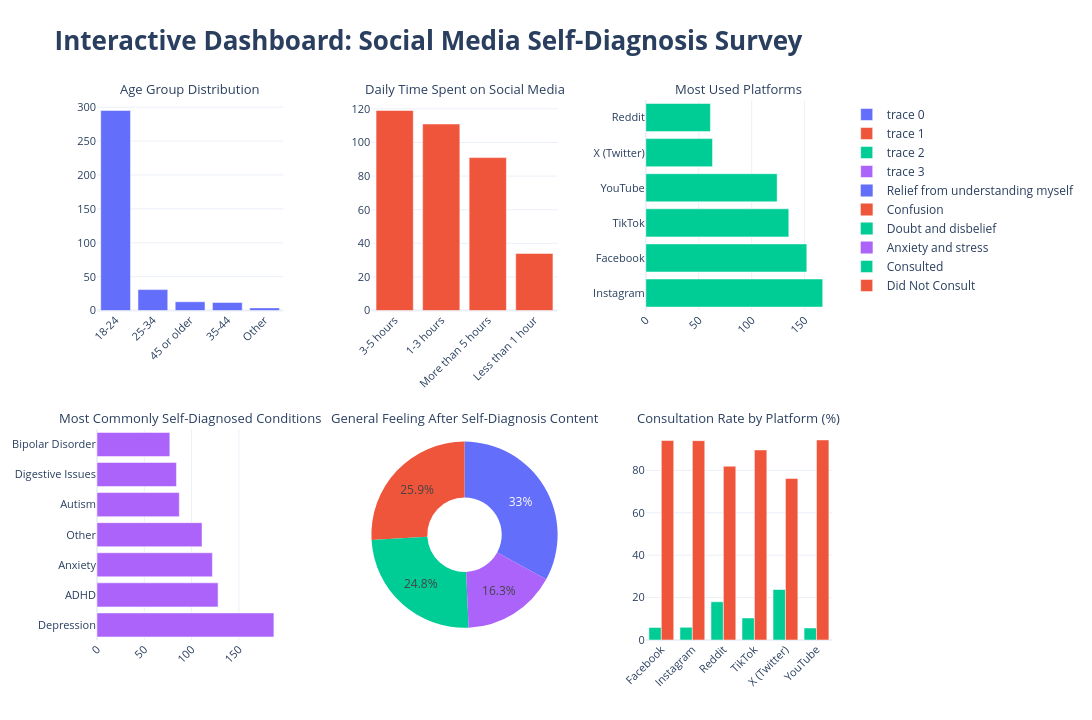

The code cell stored with this chart in its notebook:
### Code cell
#Exploded DataFrame 
df_exploded = df.assign(
    Platform=df['Primary Social Media Platforms'].str.split(', ')
).explode('Platform')

# Interactive Dashboard 
import plotly.express as px
from plotly.subplots import make_subplots
import plotly.graph_objects as go

fig = make_subplots(
    rows=2, cols=3,
    subplot_titles=(
        "Age Group Distribution",
        "Daily Time Spent on Social Media",
        "Most Used Platforms",
        "Most Commonly Self-Diagnosed Conditions",
        "General Feeling After Self-Diagnosis Content",
        "Consultation Rate by Platform (%)"
    ),
    specs=[[{"type": "bar"}, {"type": "bar"}, {"type": "bar"}],
           [{"type": "bar"}, {"type": "pie"}, {"type": "bar"}]],
    vertical_spacing=0.22,      
    horizontal_spacing=0.12    
)

# 1. Age Group
age_count = df['Age Group'].value_counts()
fig.add_trace(go.Bar(x=age_count.index, y=age_count.values, marker_color='#636EFA'), row=1, col=1)

# 2. Daily Time Spent
time_count = df['Daily Time Spent'].value_counts()
fig.add_trace(go.Bar(x=time_count.index, y=time_count.values, marker_color='#EF553B'), row=1, col=2)

# 3. Most Used Platforms
platforms = df_exploded['Platform'].value_counts().head(8)
fig.add_trace(go.Bar(y=platforms.index, x=platforms.values, orientation='h', marker_color='#00CC96'), row=1, col=3)

# 4. Most Commonly Self-Diagnosed Conditions
conditions = df['Commonly Self-Diagnosed Conditions Observed'].str.split(', ').explode().value_counts().head(10)
fig.add_trace(go.Bar(y=conditions.index, x=conditions.values, orientation='h', marker_color='#AB63FA'), row=2, col=1)

# 5. General Feeling (Pie)
feeling_count = df['General Feeling After Watching Self-Diagnosis Content'].value_counts()
fig.add_trace(go.Pie(labels=feeling_count.index, values=feeling_count.values, hole=0.4), row=2, col=2)

# 6. Consultation Rate by Platform
consult_rate = (
    df_exploded
    .groupby('Platform')['Professional Consultation Post-Self-Diagnosis']
    .value_counts(normalize=True)
    .unstack(fill_value=0) * 100
)

fig.add_trace(go.Bar(x=consult_rate.index, y=consult_rate['Yes'], name='Consulted', marker_color='#00CC96'), row=2, col=3)
fig.add_trace(go.Bar(x=consult_rate.index, y=consult_rate['No'], name='Did Not Consult', marker_color='#EF553B'), row=2, col=3)

# ====================== Final Layout ======================
fig.update_layout(
    height=720,      
    width=1450,      
    title_text="<b>Interactive Dashboard: Social Media Self-Diagnosis Survey</b>",
    title_font_size=26,
    showlegend=True,
    template="plotly_white",
    barmode='group'
)


fig.update_annotations(font_size=13)                   
fig.update_xaxes(tickangle=-45, tickfont=dict(size=11)) 
fig.update_yaxes(tickfont=dict(size=11))

fig.show()

### Figure 1 — Plotly figure (JSON) as saved in the notebook; plotly's stock layout.template omitted (floating-point values rounded to 4 significant figures)
{"data": [{"marker": {"color": "#636EFA"}, "type": "bar", "x": ["18-24", "25-34", "45 or older", "35-44", "Other"], "xaxis": "x", "y": [295, 31, 13, 12, 4], "yaxis": "y"}, {"marker": {"color": "#EF553B"}, "type": "bar", "x": ["3-5 hours", "1-3 hours", "More than 5 hours", "Less than 1 hour"], "xaxis": "x2", "y": [119, 111, 91, 34], "yaxis": "y2"}, {"marker": {"color": "#00CC96"}, "orientation": "h", "type": "bar", "x": [167, 152, 135, 124, 63, 61], "xaxis": "x3", "y": ["Instagram", "Facebook", "TikTok", "YouTube", "X (Twitter)", "Reddit"], "yaxis": "y3"}, {"marker": {"color": "#AB63FA"}, "orientation": "h", "type": "bar", "x": [187, 128, 122, 111, 87, 84, 77], "xaxis": "x4", "y": ["Depression", "ADHD", "Anxiety", "Other", "Autism", "Digestive Issues", "Bipolar Disorder"], "yaxis": "y4"}, {"domain": {"x": [0.3733, 0.6267], "y": [0, 0.39]}, "hole": 0.4, "labels": ["Relief from understanding myself", "Confusion", "Doubt and disbelief", "Anxiety and stress"], "type": "pie", "values": [117, 92, 88, 58]}, {"marker": {"color": "#00CC96"}, "name": "Consulted", "type": "bar", "x": ["Facebook", "Instagram", "Reddit", "TikTok", "X (Twitter)", "YouTube"], "xaxis": "x5", "y": [5.921, 5.988, 18.03, 10.37, 23.81, 5.645], "yaxis": "y5"}, {"marker": {"color": "#EF553B"}, "name": "Did Not Consult", "type": "bar", "x": ["Facebook", "Instagram", "Reddit", "TikTok", "X (Twitter)", "YouTube"], "xaxis": "x5", "y": [94.08, 94.01, 81.97, 89.63, 76.19, 94.35], "yaxis": "y5"}], "layout": {"annotations": [{"font": {"size": 13}, "showarrow": false, "text": "Age Group Distribution", "x": 0.1267, "xanchor": "center", "xref": "paper", "y": 1, "yanchor": "bottom", "yref": "paper"}, {"font": {"size": 13}, "showarrow": false, "text": "Daily Time Spent on Social Media", "x": 0.5, "xanchor": "center", "xref": "paper", "y": 1, "yanchor": "bottom", "yref": "paper"}, {"font": {"size": 13}, "showarrow": false, "text": "Most Used Platforms", "x": 0.8733, "xanchor": "center", "xref": "paper", "y": 1, "yanchor": "bottom", "yref": "paper"}, {"font": {"size": 13}, "showarrow": false, "text": "Most Commonly Self-Diagnosed Conditions", "x": 0.1267, "xanchor": "center", "xref": "paper", "y": 0.39, "yanchor": "bottom", "yref": "paper"}, {"font": {"size": 13}, "showarrow": false, "text": "General Feeling After Self-Diagnosis Content", "x": 0.5, "xanchor": "center", "xref": "paper", "y": 0.39, "yanchor": "bottom", "yref": "paper"}, {"font": {"size": 13}, "showarrow": false, "text": "Consultation Rate by Platform (%)", "x": 0.8733, "xanchor": "center", "xref": "paper", "y": 0.39, "yanchor": "bottom", "yref": "paper"}], "barmode": "group", "height": 720, "showlegend": true, "title": {"font": {"size": 26}, "text": "<b>Interactive Dashboard: Social Media Self-Diagnosis Survey</b>"}, "width": 1450, "xaxis": {"anchor": "y", "autorange": true, "domain": [0, 0.2533], "range": [-0.5, 4.5], "tickangle": -45, "tickfont": {"size": 11}, "type": "category"}, "xaxis2": {"anchor": "y2", "autorange": true, "domain": [0.3733, 0.6267], "range": [-0.5, 3.5], "tickangle": -45, "tickfont": {"size": 11}, "type": "category"}, "xaxis3": {"anchor": "y3", "autorange": true, "domain": [0.7467, 1], "range": [0, 175.8], "tickangle": -45, "tickfont": {"size": 11}, "type": "linear"}, "xaxis4": {"anchor": "y4", "autorange": true, "domain": [0, 0.2533], "range": [0, 196.8], "tickangle": -45, "tickfont": {"size": 11}, "type": "linear"}, "xaxis5": {"anchor": "y5", "autorange": true, "domain": [0.7467, 1], "range": [-0.5, 5.5], "tickangle": -45, "tickfont": {"size": 11}, "type": "category"}, "yaxis": {"anchor": "x", "autorange": true, "domain": [0.61, 1], "range": [0, 310.5], "tickfont": {"size": 11}, "type": "linear"}, "yaxis2": {"anchor": "x2", "autorange": true, "domain": [0.61, 1], "range": [0, 125.3], "tickfont": {"size": 11}, "type": "linear"}, "yaxis3": {"anchor": "x3", "autorange": true, "domain": [0.61, 1], "range": [-0.5, 5.5], "tickfont": {"size": 11}, "type": "category"}, "yaxis4": {"anchor": "x4", "autorange": true, "domain": [0, 0.39], "range": [-0.5, 6.5], "tickfont": {"size": 11}, "type": "category"}, "yaxis5": {"anchor": "x5", "autorange": true, "domain": [0, 0.39], "range": [0, 99.32], "tickfont": {"size": 11}, "type": "linear"}}}
